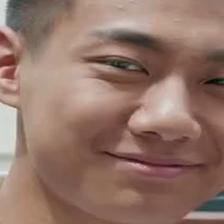
#> input picture data/Happy0010/00.jpg, 224 x 224 px, found by its file name; its folder holds 4 pictures in this run
$ python freq-hd.py
#> lines starting #> are read from the running program, lines starting #| are printed output that depends on the picture
### clipselection.py
# -*- coding: utf-8 -*-
import numpy as np
from matplotlib import pyplot as plt
from sklearn import linear_model, datasets
import random

random.seed(123)
np.random.seed(123)

# [6 lines left out: function softmax, not called in this run]

def clip_select(X, y):
    X = np.array(X) / max(X)
    y = np.array(y) / max(y)
    X = X.reshape(-1,1)
    y = y.reshape(-1,1)

    # Fit line using all data
    lr = linear_model.LinearRegression()
    lr.fit(X, y)

    # Robustly fit linear model with RANSAC algorithm
    ransac = linear_model.RANSACRegressor()
    ransac.fit(X, y)
    inlier_mask = ransac.inlier_mask_

    rawresidual = y - ransac.predict(X)
    absresidual = abs(rawresidual)
    softmaxresidual = softmax(absresidual)

    return softmaxresidual

### freq-hd.py
# -*- coding: utf-8 -*-
import os
import cv2
from PIL import Image
import numpy as np
from matplotlib import pyplot as plt
from numpy import arange, sin, pi, cos
import cmath
from clipselection import *

# Ideal low-pass filter
def low_pass_filter(img, radius):
    rows, cols = img.shape
    center = int(rows/2), int(cols/2)

    mask_low = np.zeros((rows, cols, 2), np.uint8)
    x, y = np.ogrid[:rows, :cols]
    mask_area = (x-center[0])**2+(y-center[1])**2 <= radius*radius
    mask_low[mask_area] = 1
    mask_high = 1 - mask_low
    return mask_low, mask_high

# Ideal high-pass filter
def gaus_filter(img, radius):
    rows, cols = img.shape
    center = int(rows/2), int(cols/2)

    mask_low = np.zeros((rows, cols, 2), np.float32)
    for i in range(rows):
        for j in range(cols):
            dist = (i-center[0])**2+(j-center[1])**2
            mask_low[i, j] = np.exp(-0.5*dist/(radius**2))
    mask_high = 1 - mask_low
    return mask_low, mask_high

# Butterworth low-pass filter
def bw_filter(img, radius, n=2):
    rows, cols = img.shape
    center = int(rows / 2), int(cols / 2)

    mask_low = np.zeros((rows, cols, 2), np.float32)
    for i in range(rows):
        for j in range(cols):
            dist = (i - center[0]) ** 2 + (j - center[1]) ** 2
            mask_low[i, j] = 1/(1+(dist/radius)**(n/2))
    mask_high = 1 - mask_low
    return mask_low, mask_high


# Notch filter
def notch_filter(img, h, w):
    rows, cols = img.shape
    center = int(rows / 2), int(cols / 2)

    mask = np.zeros((rows, cols, 2), np.float32)
    for u in range(rows):
        for v in range(cols):
            mask[u,v]=0
    for u in range(rows):
        for v in range(cols):
            if abs(u - center[0]) < h and abs(v - center[1]) < w:
                mask[u, v] = 1

    return mask

# Spatial discrete fourier transform
def spatial_dft(color_img):
    gray_img=cv2.cvtColor(color_img, cv2.COLOR_RGB2GRAY)

    # Performing the DFT on the spatial domain
    # performing DFT
    dft = cv2.dft(np.float32(gray_img), flags=cv2.DFT_COMPLEX_OUTPUT)
    # shift the low frequency components to the center
    dft_shift = np.fft.fftshift(dft)
    # calculate the magnitude
    magnitude_spectrum = 20 * np.log(cv2.magnitude(dft_shift[:, :, 0], dft_shift[:, :, 1]))

    # Filtering
    # setting the threshold
    threshold_freq_spatial = 20
    # low-pass and high-pass
    mask_low, mask_high = gaus_filter(magnitude_spectrum, threshold_freq_spatial)
    low_freq = dft_shift * mask_low
    high_freq = dft_shift * mask_high
    low_freq_abs = cv2.magnitude(low_freq[:,:,0], low_freq[:,:,1])
    high_freq_abs = cv2.magnitude(high_freq[:,:,0], high_freq[:,:,1])

    # Performing the IDFT
    ifft_shift2_low = np.fft.ifftshift(low_freq)
    result_low = cv2.idft(ifft_shift2_low)
    ifft_shift2_high = np.fft.ifftshift(high_freq)
    result_high = cv2.idft(ifft_shift2_high)

    return magnitude_spectrum, low_freq_abs, high_freq_abs, result_low[:,:,0], result_high[:,:,0]

# Temporal discrete fourier transform
def temporal_dft(img_clip):

    N = img_clip.shape[0]
    H = img_clip.shape[1]
    W = img_clip.shape[2]
    K = N

    freq_amplitude = 0
    for h in range(H):
        for w in range(W):
            # Calculate the Temporal DFT at the spatial location (h, w)
            Xk = []
            for k in range(K):
                tmp_k = 0
                for n in range(N):
                    cm = -1j
                    cm *= 2 * pi * k * n / N
                    tmp_k += img_clip[n, h, w] * cmath.exp(cm)
                Xk.append(abs(tmp_k) ** 2)
            threshold_freq_temporal = K // 2
            freq_amplitude += np.sum(Xk[threshold_freq_temporal:K])

    freq_amplitude /= H * W * N

    return freq_amplitude

# Load data
base_path = r'pic/Happy0010'
files = os.listdir(base_path)
if '.DS_Store' in files:
    files.remove('.DS_Store')
files.sort(key=lambda x: int(x.split('.')[0]))

# Establish arrays to store the frequency domain and spatial domain spectra after filtering
all_freq_low_s = np.empty([1,224,224])
all_freq_high_s = np.empty([1,224,224])
all_spat_low = np.empty([1,224,224])
all_spat_high = np.empty([1,224,224])


# Spatial DFT
for path in files:  # Iterate through the images in the sequence and perform spatial DFT
    # Obtain the original spatial domain image
    full_path = os.path.join(base_path, path)
    color_img = cv2.imread(full_path)
#> color_img is the input picture: shape (224, 224, 3); mean B, G, R 104, 116, 146.5

    # spatial domain <-> frequency domain
    freq, freq_low_s, freq_high_s, spat_low, spat_high = spatial_dft(color_img) # Obtain the frequency domain and spatial domain spectra after filtering
#> in spatial_dft, `gray_img=cv2.cvtColor(color_img, cv2.COLOR_RGB2GRAY)`:
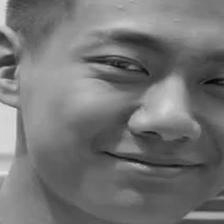
#> gray_img: shape (224, 224); min 5, max 224, mean 115.9
#> in spatial_dft, `magnitude_spectrum = 20 * np.log(cv2.magnitude(dft_shift[:, :, 0], dft..`:
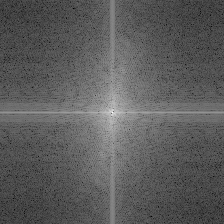
#> magnitude_spectrum: shape (224, 224) float32; min 5.72, max 311.5, mean 116.6; drawn with min black and max white
#> in spatial_dft, `high_freq_abs = cv2.magnitude(high_freq[:,:,0], high_freq[:,:,1])`:
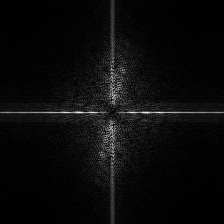
#> high_freq_abs: shape (224, 224) float32; min 0, max 16488.6, mean 721.7; drawn with min black and max white
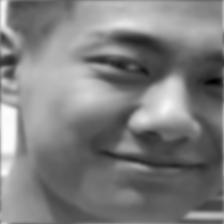
#> spat_low: shape (224, 224) float32; min 1011307.9, max 10709404, mean 5813928.5; drawn with min black and max white
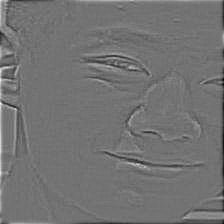
#> spat_high: shape (224, 224) float32; min -3121806.5, max 3785138.5, mean 0; drawn with min black and max white

    # store the frequency and spatial domain spectra after filtering, noting that the first element is a matrix entirely of zeros
    all_freq_low_s = np.append(all_freq_low_s, [freq_low_s], axis=0)    # (N, H, W, 2)
    all_freq_high_s = np.append(all_freq_high_s, [freq_high_s], axis=0) # (N, H, W, 2)
    all_spat_low = np.append(all_spat_low, [spat_low], axis=0)  # (N, H, W)
    all_spat_high = np.append(all_spat_high, [spat_high], axis=0)   # (N, H, W)
#> pass 2 of the loop `for path in files:`:
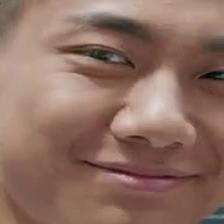
#> input picture data/Happy0010/01.jpg, 224 x 224 px, found by its file name
#> color_img is the input picture: shape (224, 224, 3); mean B, G, R 98.3, 110.1, 142.7
#> `freq, freq_low_s, freq_high_s, spat_low, spat_high = spatial_dft(color..`:
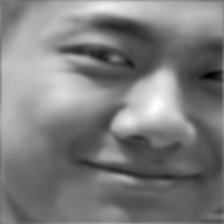
#> spat_low: shape (224, 224) float32; min 740586, max 10477940, mean 5534717.5; drawn with min black and max white
#> `freq, freq_low_s, freq_high_s, spat_low, spat_high = spatial_dft(color..`:
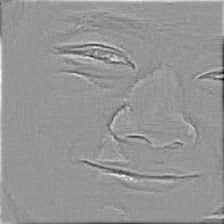
#> spat_high: shape (224, 224) float32; min -2893516.2, max 2029590.9, mean 0; drawn with min black and max white
#> pass 3 of the loop `for path in files:`:
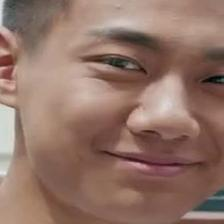
#> input picture data/Happy0010/02.jpg, 224 x 224 px, found by its file name
#> color_img is the input picture: shape (224, 224, 3); mean B, G, R 102.8, 114.9, 145.6
#> `freq, freq_low_s, freq_high_s, spat_low, spat_high = spatial_dft(color..`:
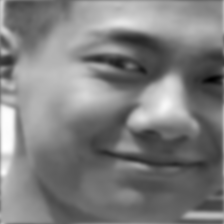
#> spat_low: shape (224, 224) float32; min 887301, max 10700106, mean 5757936.5; drawn with min black and max white
#> `freq, freq_low_s, freq_high_s, spat_low, spat_high = spatial_dft(color..`:
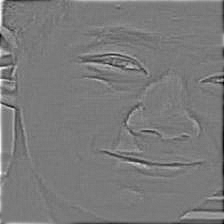
#> spat_high: shape (224, 224) float32; min -2891885.5, max 3118500.5, mean 0; drawn with min black and max white
#> the loop made 4 passes; the first 3 are shown

# Temporal DFT
step = 4
#> step = 4
A_low = []
A_high = []
for i in range(1, all_spat_low.shape[0] - step + 1):
    A_low.append(temporal_dft(all_spat_low[i:i+step, :, :]))
    A_high.append(temporal_dft(all_spat_high[i:i+step, :, :]))
#> after the loop, A_high = [8.16e+10]; A_low = [1.31e+12]

# Draw the STFA module result diagram
x = range(len(A_low))
plt.plot(x, A_low, color='orangered', marker='o', linestyle='-', label='low frequency')
plt.plot(x, A_high, color='BlueViolet', marker='D', linestyle='-.', label='high frequency')
plt.legend()
plt.show()
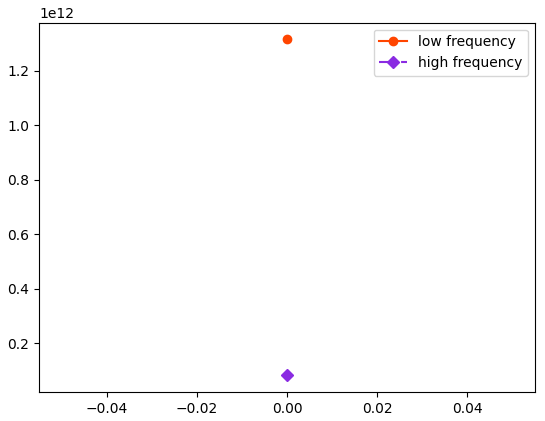
#> figure drawn by matplotlib, 1 panel
plt.scatter(A_high, A_low, color= 'DimGray',marker='o')
plt.xlabel("high frequency")
plt.ylabel("low frequency")
plt.show()
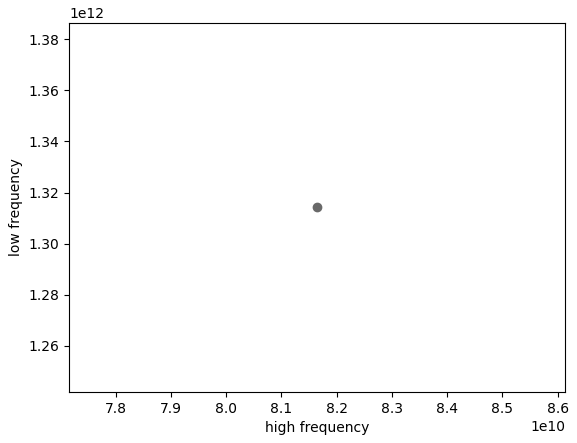
#> figure drawn by matplotlib, 1 panel

# MBC module
softmaxres = clip_select(A_high, A_low)
#> in clip_select, `X = np.array(X) / max(X)`: X = [1]
#> (the run stopped early here; a loop or call above may not have finished)
